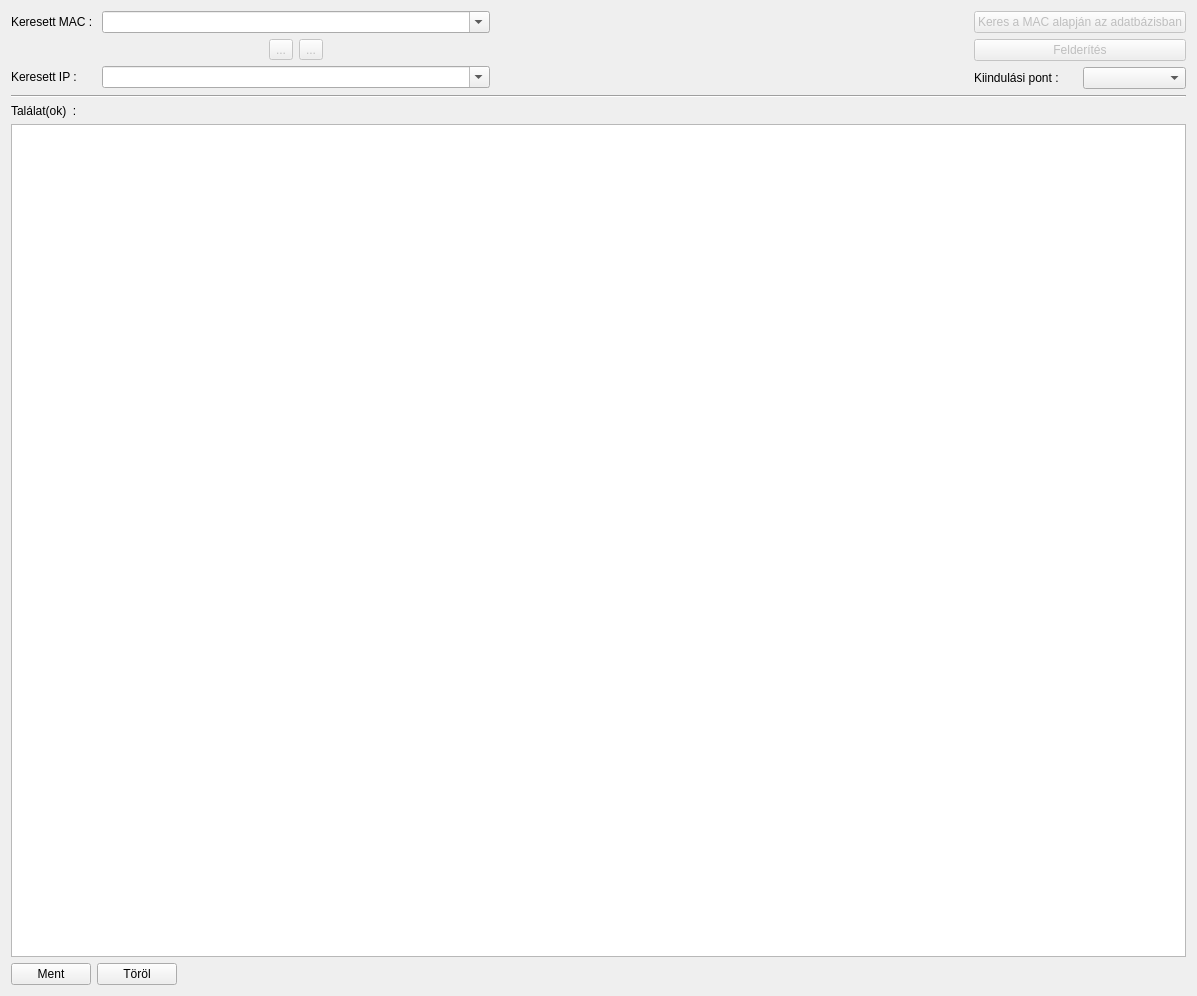
<?xml version="1.0" encoding="UTF-8"?>
<ui version="4.0">
 <class>FindByMac</class>
 <widget class="QWidget" name="FindByMac">
  <property name="geometry">
   <rect>
    <x>0</x>
    <y>0</y>
    <width>1197</width>
    <height>996</height>
   </rect>
  </property>
  <property name="windowTitle">
   <string>Form</string>
  </property>
  <layout class="QVBoxLayout" name="verticalLayout_2" stretch="0,0,0,1,0">
   <item>
    <layout class="QHBoxLayout" name="horizontalLayout_4">
     <item>
      <layout class="QFormLayout" name="formLayout">
       <item row="0" column="0">
        <widget class="QLabel" name="labelMAC">
         <property name="text">
          <string>Keresett MAC : </string>
         </property>
        </widget>
       </item>
       <item row="1" column="1">
        <layout class="QHBoxLayout" name="horizontalLayout">
         <item>
          <spacer name="horizontalSpacer">
           <property name="orientation">
            <enum>Qt::Horizontal</enum>
           </property>
           <property name="sizeHint" stdset="0">
            <size>
             <width>40</width>
             <height>20</height>
            </size>
           </property>
          </spacer>
         </item>
         <item>
          <widget class="QToolButton" name="toolButtonIP2MAC">
           <property name="enabled">
            <bool>false</bool>
           </property>
           <property name="text">
            <string>...</string>
           </property>
           <property name="icon">
            <iconset resource="lv2g.qrc">
             <normaloff>:/icons/up.ico</normaloff>:/icons/up.ico</iconset>
           </property>
          </widget>
         </item>
         <item>
          <widget class="QToolButton" name="toolButtonMAC2IP">
           <property name="enabled">
            <bool>false</bool>
           </property>
           <property name="text">
            <string>...</string>
           </property>
           <property name="icon">
            <iconset resource="lv2g.qrc">
             <normaloff>:/icons/down.ico</normaloff>:/icons/down.ico</iconset>
           </property>
          </widget>
         </item>
         <item>
          <spacer name="horizontalSpacer_3">
           <property name="orientation">
            <enum>Qt::Horizontal</enum>
           </property>
           <property name="sizeHint" stdset="0">
            <size>
             <width>40</width>
             <height>20</height>
            </size>
           </property>
          </spacer>
         </item>
        </layout>
       </item>
       <item row="2" column="0">
        <widget class="QLabel" name="labelIP">
         <property name="text">
          <string>Keresett IP :</string>
         </property>
        </widget>
       </item>
       <item row="0" column="1">
        <widget class="QComboBox" name="comboBoxMAC">
         <property name="editable">
          <bool>true</bool>
         </property>
        </widget>
       </item>
       <item row="2" column="1">
        <widget class="QComboBox" name="comboBoxIP">
         <property name="editable">
          <bool>true</bool>
         </property>
        </widget>
       </item>
      </layout>
     </item>
     <item>
      <spacer name="horizontalSpacer_4">
       <property name="orientation">
        <enum>Qt::Horizontal</enum>
       </property>
       <property name="sizeHint" stdset="0">
        <size>
         <width>40</width>
         <height>20</height>
        </size>
       </property>
      </spacer>
     </item>
     <item>
      <layout class="QVBoxLayout" name="verticalLayout">
       <item>
        <widget class="QPushButton" name="pushButtonFindMac">
         <property name="enabled">
          <bool>false</bool>
         </property>
         <property name="text">
          <string>Keres a MAC alapján az adatbázisban</string>
         </property>
        </widget>
       </item>
       <item>
        <widget class="QPushButton" name="pushButtonExplore">
         <property name="enabled">
          <bool>false</bool>
         </property>
         <property name="text">
          <string>Felderítés</string>
         </property>
        </widget>
       </item>
       <item>
        <layout class="QHBoxLayout" name="horizontalLayout_3">
         <item>
          <widget class="QLabel" name="labelSw">
           <property name="text">
            <string>Kiindulási pont :</string>
           </property>
          </widget>
         </item>
         <item>
          <widget class="QComboBox" name="comboBoxSw"/>
         </item>
        </layout>
       </item>
      </layout>
     </item>
    </layout>
   </item>
   <item>
    <widget class="Line" name="line">
     <property name="orientation">
      <enum>Qt::Horizontal</enum>
     </property>
    </widget>
   </item>
   <item>
    <widget class="QLabel" name="labelReport">
     <property name="text">
      <string>Találat(ok)  :</string>
     </property>
    </widget>
   </item>
   <item>
    <widget class="QTextEdit" name="textEdit">
     <property name="styleSheet">
      <string notr="true"/>
     </property>
    </widget>
   </item>
   <item>
    <layout class="QHBoxLayout" name="horizontalLayout_2">
     <item>
      <widget class="QPushButton" name="pushButtonSave">
       <property name="text">
        <string>Ment</string>
       </property>
      </widget>
     </item>
     <item>
      <widget class="QPushButton" name="pushButtonClear">
       <property name="text">
        <string>Töröl</string>
       </property>
      </widget>
     </item>
     <item>
      <spacer name="horizontalSpacer_2">
       <property name="orientation">
        <enum>Qt::Horizontal</enum>
       </property>
       <property name="sizeHint" stdset="0">
        <size>
         <width>40</width>
         <height>20</height>
        </size>
       </property>
      </spacer>
     </item>
    </layout>
   </item>
  </layout>
 </widget>
 <resources>
  <include location="lv2g.qrc"/>
 </resources>
 <connections>
  <connection>
   <sender>pushButtonClear</sender>
   <signal>pressed()</signal>
   <receiver>textEdit</receiver>
   <slot>clear()</slot>
   <hints>
    <hint type="sourcelabel">
     <x>142</x>
     <y>963</y>
    </hint>
    <hint type="destinationlabel">
     <x>598</x>
     <y>566</y>
    </hint>
   </hints>
  </connection>
 </connections>
</ui>
